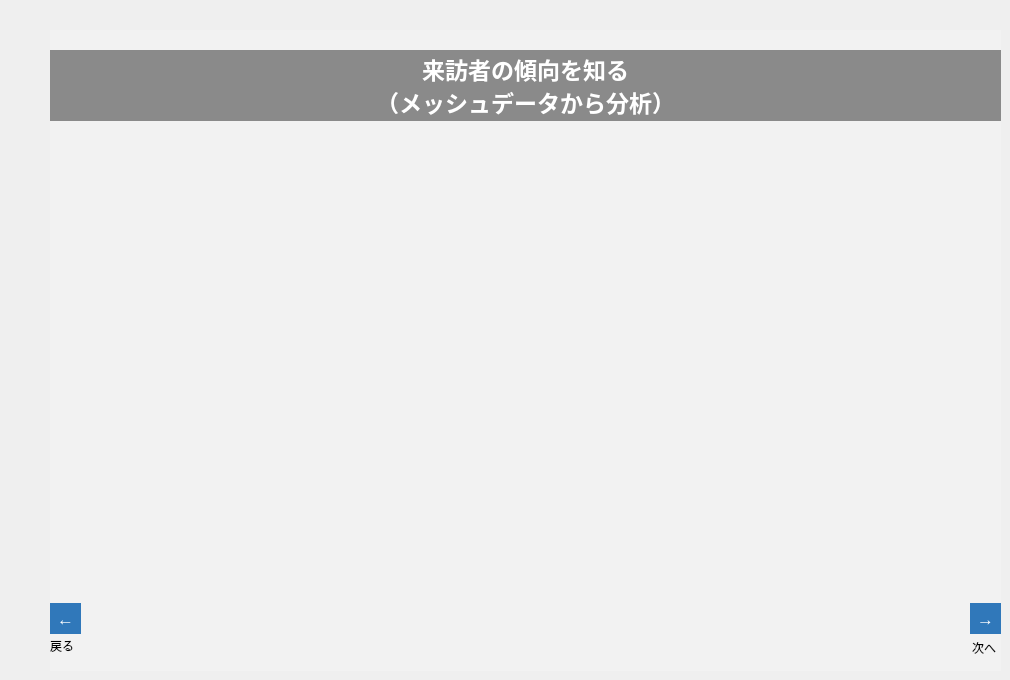
   <widget class="QWidget" name="tab_2">
    <attribute name="title">
     <string>001_template</string>
    </attribute>
    <widget class="QFrame" name="frame_5">
     <property name="geometry">
      <rect>
       <x>50</x>
       <y>30</y>
       <width>951</width>
       <height>641</height>
      </rect>
     </property>
     <property name="styleSheet">
      <string notr="true">background-color: rgb(242, 242, 242);</string>
     </property>
     <property name="frameShape">
      <enum>QFrame::NoFrame</enum>
     </property>
     <property name="frameShadow">
      <enum>QFrame::Plain</enum>
     </property>
     <property name="lineWidth">
      <number>0</number>
     </property>
     <widget class="QLabel" name="label_50">
      <property name="geometry">
       <rect>
        <x>922</x>
        <y>610</y>
        <width>31</width>
        <height>16</height>
       </rect>
      </property>
      <property name="text">
       <string>次へ</string>
      </property>
     </widget>
     <widget class="QLabel" name="label_51">
      <property name="geometry">
       <rect>
        <x>0</x>
        <y>610</y>
        <width>50</width>
        <height>12</height>
       </rect>
      </property>
      <property name="text">
       <string>戻る</string>
      </property>
     </widget>
     <widget class="QToolButton" name="btn_001__n">
      <property name="geometry">
       <rect>
        <x>920</x>
        <y>573</y>
        <width>31</width>
        <height>31</height>
       </rect>
      </property>
      <property name="font">
       <font>
        <pointsize>13</pointsize>
        <weight>75</weight>
        <bold>true</bold>
       </font>
      </property>
      <property name="styleSheet">
       <string notr="true">background-color: rgb(48,120,186);
color: rgb(255, 255, 255);
border: none;</string>
      </property>
      <property name="text">
       <string>→</string>
      </property>
     </widget>
     <widget class="QToolButton" name="btn_001__b">
      <property name="geometry">
       <rect>
        <x>0</x>
        <y>573</y>
        <width>31</width>
        <height>31</height>
       </rect>
      </property>
      <property name="font">
       <font>
        <pointsize>13</pointsize>
        <weight>75</weight>
        <bold>true</bold>
       </font>
      </property>
      <property name="styleSheet">
       <string notr="true">background-color: rgb(48,120,186);
color: rgb(255, 255, 255);
border: none;</string>
      </property>
      <property name="text">
       <string>←</string>
      </property>
     </widget>
     <widget class="QLabel" name="label_52">
      <property name="geometry">
       <rect>
        <x>0</x>
        <y>20</y>
        <width>951</width>
        <height>71</height>
       </rect>
      </property>
      <property name="font">
       <font>
        <family>游ゴシック</family>
        <pointsize>17</pointsize>
        <weight>75</weight>
        <bold>true</bold>
       </font>
      </property>
      <property name="styleSheet">
       <string notr="true">background-color: rgb(138, 138, 138);
color: rgb(255, 255, 255);</string>
      </property>
      <property name="text">
       <string>来訪者の傾向を知る
（メッシュデータから分析）</string>
      </property>
      <property name="alignment">
       <set>Qt::AlignCenter</set>
      </property>
     </widget>
    </widget>
   </widget>
